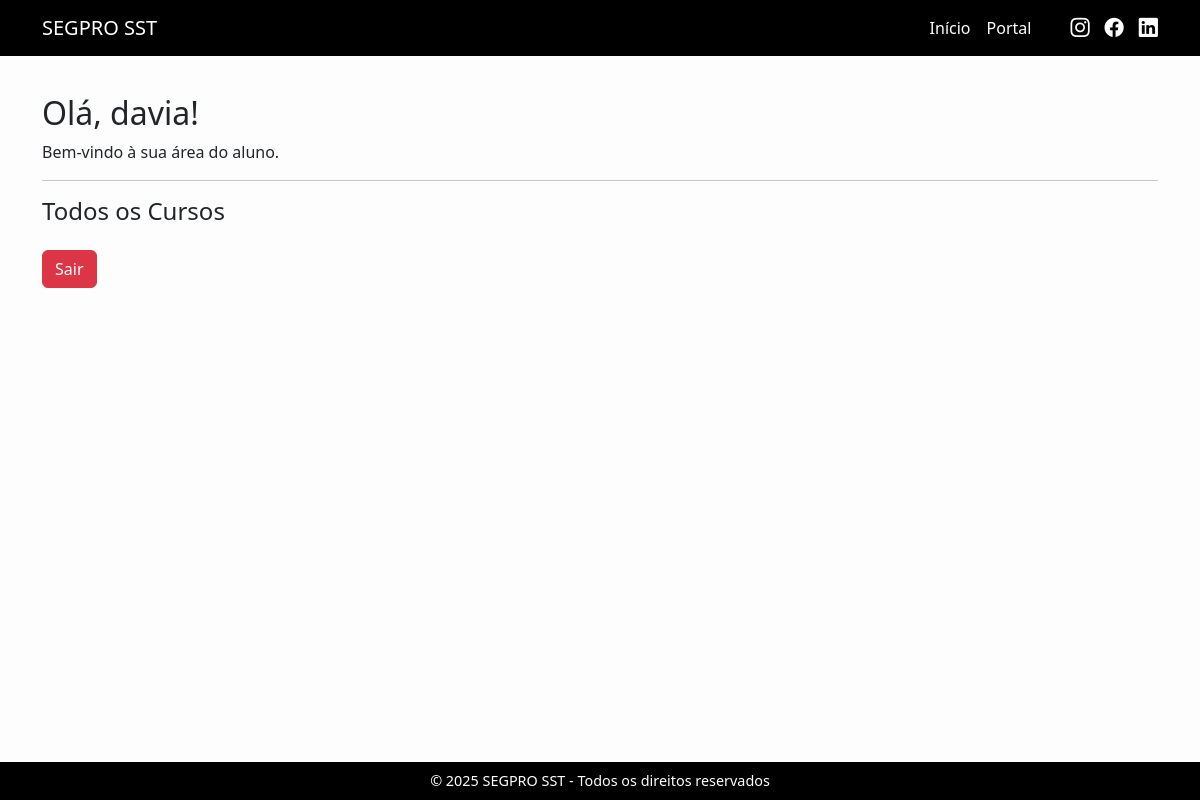
Page /usuarios/painel/ (signed in) on the earlier database version.
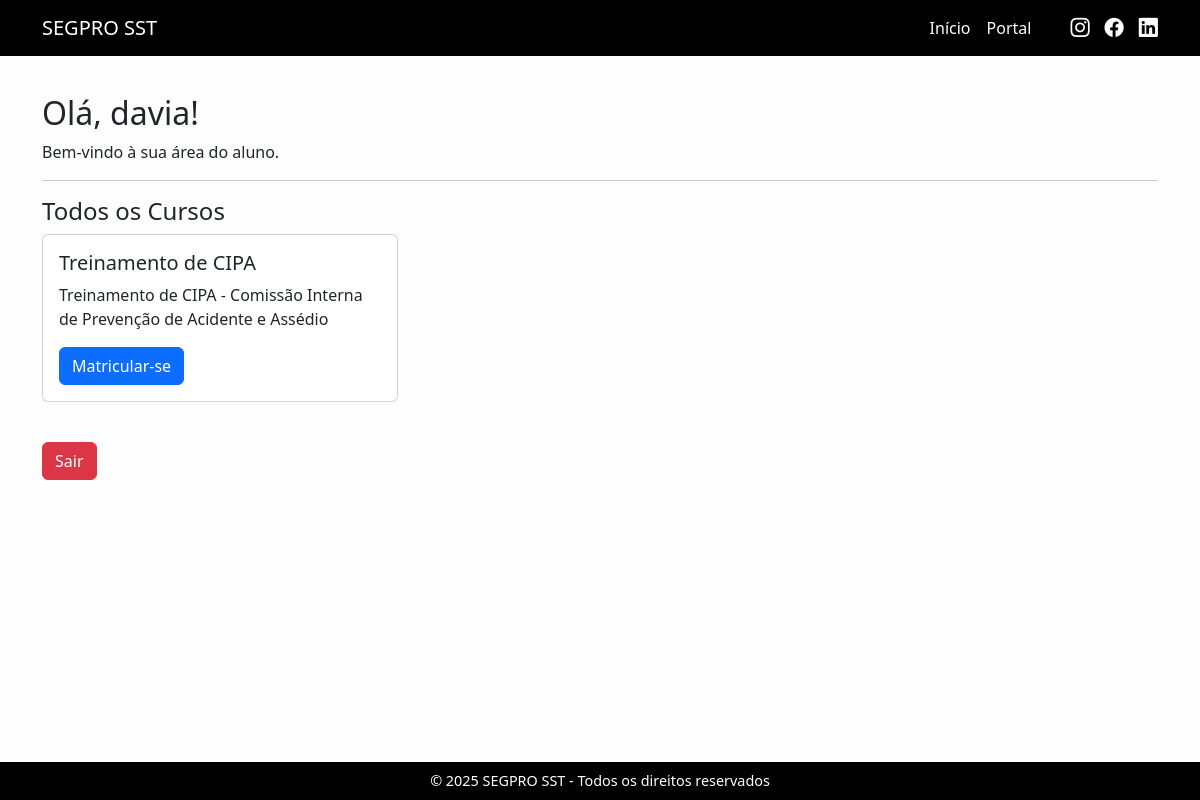
Same page on the later database version.
### cursos/models.py (models this page shows, shortened)
class Curso(models.Model):
    titulo = models.CharField(max_length=255)
    descricao = models.TextField()
    instrutor = models.CharField(max_length=100)
    carga_horaria = models.PositiveIntegerField()
    imagem = models.ImageField(upload_to='cursos/imagens/', blank=True, null=True)
    publicado = models.BooleanField(default=True)
    criado_em = models.DateTimeField(auto_now_add=True)

### usuarios/views.py (the view)
# urls.py: path('painel/', views.painel, name='painel'),
@login_required(login_url='/usuarios/login/')
def painel(request):
    cursos = Curso.objects.all()
    lista = []
    for curso in cursos:
        matriculado = Matricula.objects.filter(aluno=request.user, curso=curso).exists()
        lista.append({
            'curso': curso,
            'matriculado': matriculado
        })
    return render(request, 'usuarios/painel.html', {
        'usuario': request.user,
        'cursos': lista
    })

### templates/usuarios/painel.html (shortened to what this page needs)
{% extends 'base.html' %}
{% block content %}
<div class="container mt-4">
  <h2>Olá, {{ usuario.username }}!</h2>
  <p>Bem-vindo à sua área do aluno.</p>
  <hr>
  <h4>Todos os Cursos</h4>
  <div class="row">
    {% for m in cursos %}
      <div class="col-md-4 mb-4">
        <div class="card h-100">
          <div class="card-body">
            <h5 class="card-title">{{ m.curso.titulo }}</h5>
            <p class="card-text">{{ m.curso.descricao|truncatechars:100 }}</p>
            {% if m.matriculado %}
              <button class="btn btn-success" disabled>Matriculado</button>
            {% else %}
              <a href="{% url 'usuarios:matricular' m.curso.id %}" class="btn btn-primary">Matricular-se</a>
            {% endif %}
          </div>
        </div>
      </div>
    {% endfor %}
  </div>
  <a href="{% url 'usuarios:logout' %}" class="btn btn-danger mt-3">Sair</a>
</div>
{% endblock %}

Differences in the rows shown:
added Curso: curso.titulo "Treinamento de CIPA", curso.descricao "Treinamento de CIPA - Comissão Interna de Prevenção de Acidente e Assédio"
